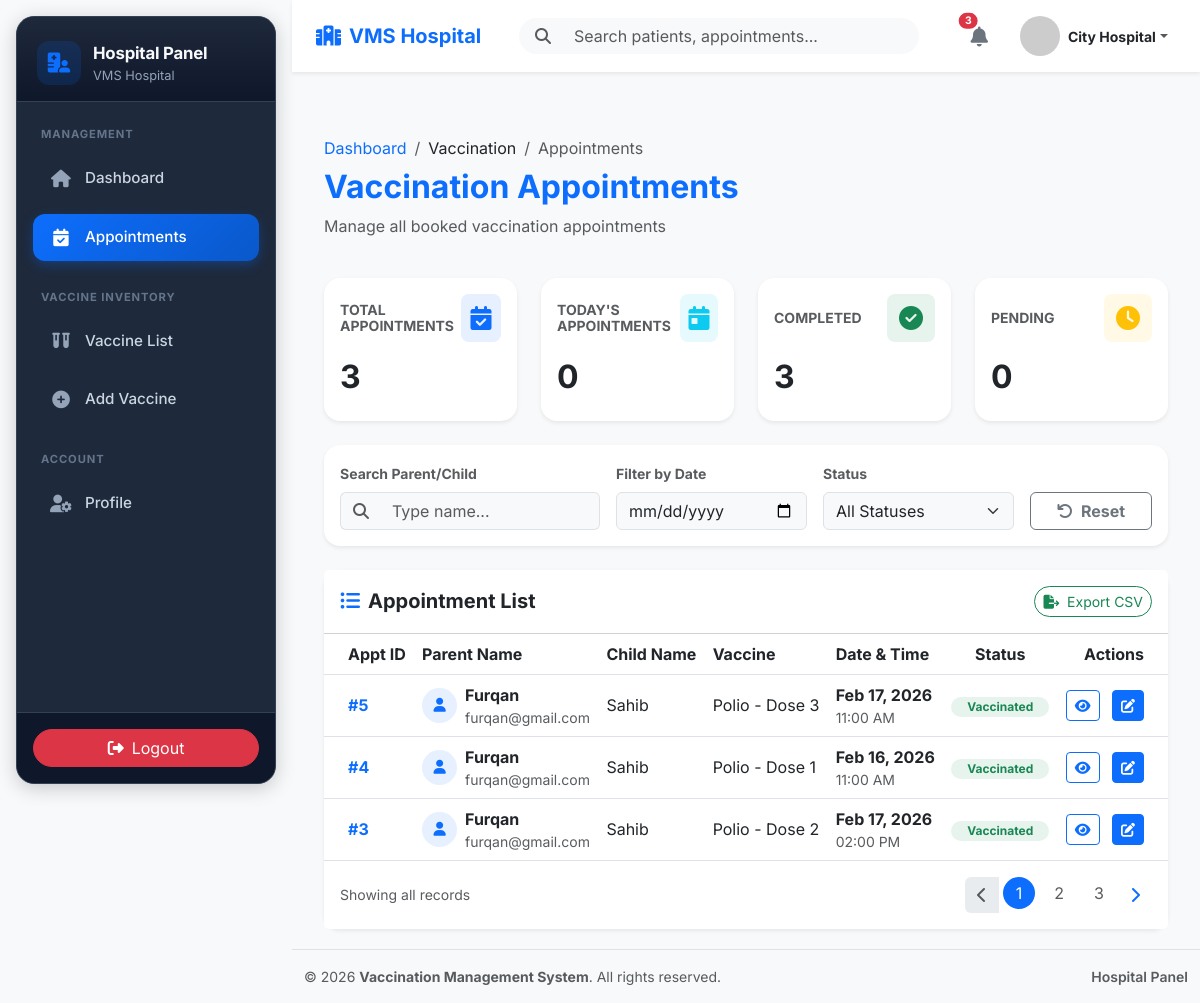
Screenshot of /hospital/vaccination/appointments.php (signed in) with the database file from the repository.
### tables this page shows
CREATE TABLE `vaccination_schedule` (
  `id` int(11) NOT NULL,
  `child_id` int(11) NOT NULL,
  `vaccine_id` int(11) NOT NULL,
  `hospital_id` int(11) DEFAULT NULL,
  `scheduled_date` datetime NOT NULL,
  `dose_number` int(11) NOT NULL,
  `status` enum('pending','vaccinated','missed') NOT NULL DEFAULT 'pending',
  `created_at` timestamp NOT NULL DEFAULT current_timestamp()
);

CREATE TABLE `users` (
  `id` int(11) NOT NULL,
  `name` varchar(100) NOT NULL,
  `email` varchar(100) NOT NULL,
  `password` varchar(255) NOT NULL,
  `role` enum('admin','parent','hospital') NOT NULL,
  `status` enum('active','inactive') NOT NULL DEFAULT 'active',
  `created_at` timestamp NOT NULL DEFAULT current_timestamp()
);

CREATE TABLE `children` (
  `id` int(11) NOT NULL,
  `parent_id` int(11) NOT NULL,
  `name` varchar(100) NOT NULL,
  `date_of_birth` date NOT NULL,
  `gender` enum('Male','Female','Other') NOT NULL,
  `blood_group` varchar(5) DEFAULT NULL,
  `created_at` timestamp NOT NULL DEFAULT current_timestamp()
);

CREATE TABLE `vaccines` (
  `id` int(11) NOT NULL,
  `vaccine_name` varchar(100) NOT NULL,
  `total_dose` int(11) NOT NULL,
  `target_age_group` varchar(100) NOT NULL,
  `description` text DEFAULT NULL,
  `availability_status` enum('available','unavailable') NOT NULL DEFAULT 'available',
  `created_at` timestamp NOT NULL DEFAULT current_timestamp()
);

### hospital/vaccination/appointments.php (the view, shortened to what this page needs)
<?php
include '../../config/db.php';
include '../includes/header.php';
include '../includes/sidebar.php';
$user_id = $_SESSION['user_id'];
$hospital_id = 0;
$stmt = $conn->prepare("SELECT id FROM hospitals WHERE user_id = ?");
$stmt->bind_param("i", $user_id);
$stmt->execute();
$res = $stmt->get_result();
if ($res->num_rows > 0) {
    $hospital_id = $res->fetch_assoc()['id'];
}
$stats = ['total' => 0, 'today' => 0, 'completed' => 0, 'pending' => 0];
if ($hospital_id) {
    $sql_stats = "SELECT
                    COUNT(*) as total,
                    SUM(CASE WHEN DATE(scheduled_date) = CURDATE() THEN 1 ELSE 0 END) as today,
                    SUM(CASE WHEN status = 'vaccinated' THEN 1 ELSE 0 END) as completed,
                    SUM(CASE WHEN status = 'pending' THEN 1 ELSE 0 END) as pending
                  FROM vaccination_schedule
                  WHERE hospital_id = ?";
    $stmt_stats = $conn->prepare($sql_stats);
    $stmt_stats->bind_param("i", $hospital_id);
    $stmt_stats->execute();
    $stats_res = $stmt_stats->get_result();
    if ($stats_res->num_rows > 0) {
        $stats = $stats_res->fetch_assoc();
    }
    $sql_list = "SELECT vs.id, vs.scheduled_date, vs.status, vs.dose_number,
                        c.name as child_name, u.name as parent_name, u.email as parent_email,
                        v.vaccine_name
                 FROM vaccination_schedule vs
                 JOIN children c ON vs.child_id = c.id
                 JOIN users u ON c.parent_id = u.id
                 JOIN vaccines v ON vs.vaccine_id = v.id
                 WHERE vs.hospital_id = ?
                 ORDER BY vs.created_at DESC";
    $stmt_list = $conn->prepare($sql_list);
    $stmt_list->bind_param("i", $hospital_id);
    $stmt_list->execute();
    $result_list = $stmt_list->get_result();
}
?>
<main class="mt-5 pt-3">
    <div class="container-fluid">
        <div class="row mb-4">
            <div class="col-md-12">
                <nav aria-label="breadcrumb">
                    <ol class="breadcrumb mb-2">
                        <li class="breadcrumb-item"><a href="../dashboard.php" class="text-decoration-none">Dashboard</a></li>
                        <li class="breadcrumb-item">Vaccination</li>
                        <li class="breadcrumb-item active" aria-current="page">Appointments</li>
                    </ol>
                </nav>
                <h2 class="fw-bold text-primary">Vaccination Appointments</h2>
                <p class="text-muted">Manage all booked vaccination appointments</p>
            </div>
        </div>
        <div class="row g-4 mb-4">
            <div class="col-12 col-sm-6 col-lg-3">
                <div class="card border-0 shadow-sm h-100 rounded-4 card-hover">
                    <div class="card-body">
                        <div class="d-flex justify-content-between align-items-center mb-3">
                            <h6 class="card-title text-muted text-uppercase mb-0 small fw-bold">Total Appointments</h6>
                            <div class="bg-primary bg-opacity-10 text-primary rounded-3 p-2 d-flex align-items-center justify-content-center" style="width: 48px; height: 48px;">
                                <i class="fas fa-calendar-check fs-4"></i>
                            </div>
                        </div>
                        <h2 class="fw-bold mb-2"><?= number_format($stats['total']) ?></h2>
                    </div>
                </div>
            </div>
            <div class="col-12 col-sm-6 col-lg-3">
                <div class="card border-0 shadow-sm h-100 rounded-4 card-hover">
                    <div class="card-body">
                        <div class="d-flex justify-content-between align-items-center mb-3">
                            <h6 class="card-title text-muted text-uppercase mb-0 small fw-bold">Today's Appointments</h6>
                            <div class="bg-info bg-opacity-10 text-info rounded-3 p-2 d-flex align-items-center justify-content-center" style="width: 48px; height: 48px;">
                                <i class="fas fa-calendar-day fs-4"></i>
                            </div>
                        </div>
                        <h2 class="fw-bold mb-2"><?= number_format($stats['today']) ?></h2>
                    </div>
                </div>
            </div>
            <div class="col-12 col-sm-6 col-lg-3">
                <div class="card border-0 shadow-sm h-100 rounded-4 card-hover">
                    <div class="card-body">
                        <div class="d-flex justify-content-between align-items-center mb-3">
                            <h6 class="card-title text-muted text-uppercase mb-0 small fw-bold">Completed</h6>
                            <div class="bg-success bg-opacity-10 text-success rounded-3 p-2 d-flex align-items-center justify-content-center" style="width: 48px; height: 48px;">
                                <i class="fas fa-check-circle fs-4"></i>
                            </div>
                        </div>
                        <h2 class="fw-bold mb-2"><?= number_format($stats['completed']) ?></h2>
                    </div>
                </div>
            </div>
            <div class="col-12 col-sm-6 col-lg-3">
                <div class="card border-0 shadow-sm h-100 rounded-4 card-hover">
                    <div class="card-body">
                        <div class="d-flex justify-content-between align-items-center mb-3">
                            <h6 class="card-title text-muted text-uppercase mb-0 small fw-bold">Pending</h6>
                            <div class="bg-warning bg-opacity-10 text-warning rounded-3 p-2 d-flex align-items-center justify-content-center" style="width: 48px; height: 48px;">
                                <i class="fas fa-clock fs-4"></i>
                            </div>
                        </div>
                        <h2 class="fw-bold mb-2"><?= number_format($stats['pending']) ?></h2>
                    </div>
                </div>
            </div>
        </div>
        <div class="card border-0 shadow-sm mb-4 rounded-4">
            <div class="card-body">
                <form class="row g-3 align-items-end" id="filterForm">
                    <div class="col-md-4">
                        <label for="searchInput" class="form-label small fw-bold text-muted">Search Parent/Child</label>
                        <div class="input-group">
                            <span class="input-group-text bg-light border-end-0"><i class="fas fa-search text-muted"></i></span>
                            <input type="text" class="form-control bg-light border-start-0" id="searchInput" placeholder="Type name...">
                        </div>
                    </div>
                    <div class="col-md-3">
                        <label for="dateInput" class="form-label small fw-bold text-muted">Filter by Date</label>
                        <input type="date" class="form-control bg-light" id="dateInput">
                    </div>
                    <div class="col-md-3">
                        <label for="statusInput" class="form-label small fw-bold text-muted">Status</label>
                        <select class="form-select bg-light" id="statusInput">
                            <option value="all" selected>All Statuses</option>
                        </select>
                    </div>
                    <div class="col-md-2">
                        <button type="button" class="btn btn-outline-secondary w-100 fw-bold" id="resetBtn"><i class="fas fa-undo me-2"></i>Reset</button>
                    </div>
                </form>
            </div>
        </div>
        <div class="card border-0 shadow-sm rounded-4 h-100">
            <div class="card-header bg-white py-3 d-flex justify-content-between align-items-center">
                <h5 class="mb-0 fw-bold"><i class="fas fa-list-ul me-2 text-primary"></i>Appointment List</h5>
                <button class="btn btn-sm btn-outline-success rounded-pill"><i class="fas fa-file-export me-1"></i> Export CSV</button>
            </div>
            <div class="card-body p-0">
                <div class="table-responsive">
                    <table class="table table-hover align-middle mb-0" id="appointmentTable">
                        <thead class="bg-light">
                            <tr>
                                <th class="ps-4">Appt ID</th>
                                <th>Parent Name</th>
                                <th>Child Name</th>
                                <th>Vaccine</th>
                                <th>Date & Time</th>
                                <th class="text-center">Status</th>
                                <th class="text-end pe-4">Actions</th>
                            </tr>
                        </thead>
                        <tbody id="appointmentTableBody">
                            <?php if (isset($result_list) && $result_list->num_rows > 0): ?>
                            <?php while ($row = $result_list->fetch_assoc()):
                                $status_class = 'bg-soft-warning text-warning';
                                $status_display = ucfirst($row['status']);
                                if ($row['status'] == 'vaccinated') {
                                    $status_class = 'bg-soft-success text-success';
                                    $status_display = 'Vaccinated';
                                } elseif ($row['status'] == 'missed') {
                                    $status_class = 'bg-soft-danger text-danger';
                                }
                                $date_obj = new DateTime($row['scheduled_date']);
                                $formatted_date = $date_obj->format('M d, Y');
                                $formatted_time = $date_obj->format('h:i A');
                                $filter_date = $date_obj->format('Y-m-d');
                            ?>
                            <tr data-date="<?= $filter_date ?>" data-status="<?= strtolower($status_display) ?>">
                                <td class="ps-4 fw-bold text-primary">#<?= $row['id'] ?></td>
                                <td>
                                    <div class="d-flex align-items-center">
                                        <div class="avatar-sm me-2 bg-primary bg-opacity-10 text-primary rounded-circle d-flex align-items-center justify-content-center" style="width: 35px; height: 35px;">
                                            <i class="fas fa-user small"></i>
                                        </div>
                                        <div>
                                            <div class="fw-bold parent-name"><?= htmlspecialchars($row['parent_name']) ?></div>
                                            <div class="small text-muted"><?= htmlspecialchars($row['parent_email']) ?></div>
                                        </div>
                                    </div>
                                </td>
                                <td class="child-name"><?= htmlspecialchars($row['child_name']) ?></td>
                                <td><?= htmlspecialchars($row['vaccine_name']) ?> <?= isset($row['dose_number']) ? '- Dose ' . $row['dose_number'] : '' ?></td>
                                <td>
                                    <div class="fw-bold"><?= $formatted_date ?></div>
                                    <div class="small text-muted"><?= $formatted_time ?></div>
                                </td>
                                <td class="text-center">
                                    <span class="badge <?= $status_class ?> rounded-pill px-3 status-badge"><?= $status_display ?></span>
                                </td>
                                <td class="text-end pe-4">
                                    <button class="btn btn-sm btn-outline-primary me-2 view-btn"
                                            data-bs-toggle="modal"
                                            data-bs-target="#viewAppointmentModal"
                                            title="View Details"
                                            data-id="<?= $row['id'] ?>"
                                            data-parent="<?= htmlspecialchars($row['parent_name']) ?>"
                                            data-child="<?= htmlspecialchars($row['child_name']) ?>"
                                            data-vaccine="<?= htmlspecialchars($row['vaccine_name']) ?>"
                                            data-dose="<?= isset($row['dose_number']) ? $row['dose_number'] : '' ?>"
                                            data-date="<?= $formatted_date ?>"
                                            data-time="<?= $formatted_time ?>"
                                            data-status="<?= $status_display ?>"
                                            data-status-class="<?= $status_class ?>">
                                        <i class="fas fa-eye"></i>
                                    </button>
                                    <a class="btn btn-sm btn-primary" href='update_status.php?id=<?= $row['id'] ?>' title="Update Status">
                                        <i class="fas fa-edit"></i>
                                    </a>
                                </td>
                            </tr>
                            <?php endwhile; ?>
                            <?php else: ?>
                                <tr><td colspan="7" class="text-center py-4 text-muted">No scheduled vaccinations found.</td></tr>
                            <?php endif; ?>
                        </tbody>
                    </table>
                </div>
            </div>
             <div class="card-footer bg-white py-3 border-0 d-flex justify-content-between align-items-center">
                <div class="small text-muted">Showing all records</div>
                <nav aria-label="Page navigation">
                    <ul class="pagination justify-content-end mb-0">
                        <li class="page-item disabled">
                            <a class="page-link border-0" href="#" tabindex="-1"><i class="fas fa-chevron-left"></i></a>
                        </li>
                        <li class="page-item active"><a class="page-link border-0 rounded-circle bg-primary text-white mx-1 d-flex align-items-center justify-content-center" style="width: 32px; height: 32px;" href="#">1</a></li>
                        <li class="page-item"><a class="page-link border-0 rounded-circle text-muted mx-1 d-flex align-items-center justify-content-center" style="width: 32px; height: 32px;" href="#">2</a></li>
                        <li class="page-item"><a class="page-link border-0 rounded-circle text-muted mx-1 d-flex align-items-center justify-content-center" style="width: 32px; height: 32px;" href="#">3</a></li>
                        <li class="page-item">
                            <a class="page-link border-0" href="#"><i class="fas fa-chevron-right"></i></a>
                        </li>
                    </ul>
                </nav>
            </div>
        </div>
    </div>
</main>
<?php include '../includes/footer.php'; ?>

### rows the page displays
vaccination_schedule: id "5", users.name "Furqan", users.email "furqan@gmail.com", child.name "Sahib", vaccine.vaccine_name "Polio", dose_number "3", scheduled_date "Feb 17, 2026", scheduled_date "11:00 AM", status "Vaccinated"
vaccination_schedule: id "4", users.name "Furqan", users.email "furqan@gmail.com", child.name "Sahib", vaccine.vaccine_name "Polio", dose_number "1", scheduled_date "Feb 16, 2026", scheduled_date "11:00 AM", status "Vaccinated"
vaccination_schedule: id "3", users.name "Furqan", users.email "furqan@gmail.com", child.name "Sahib", vaccine.vaccine_name "Polio", dose_number "2", scheduled_date "Feb 17, 2026", scheduled_date "02:00 PM", status "Vaccinated"

### other values shown
$_SESSION['name'] "City Hospital"
$stats['total'] "3"
$stats['today'] "0"
$stats['completed'] "3"
$stats['pending'] "0"
